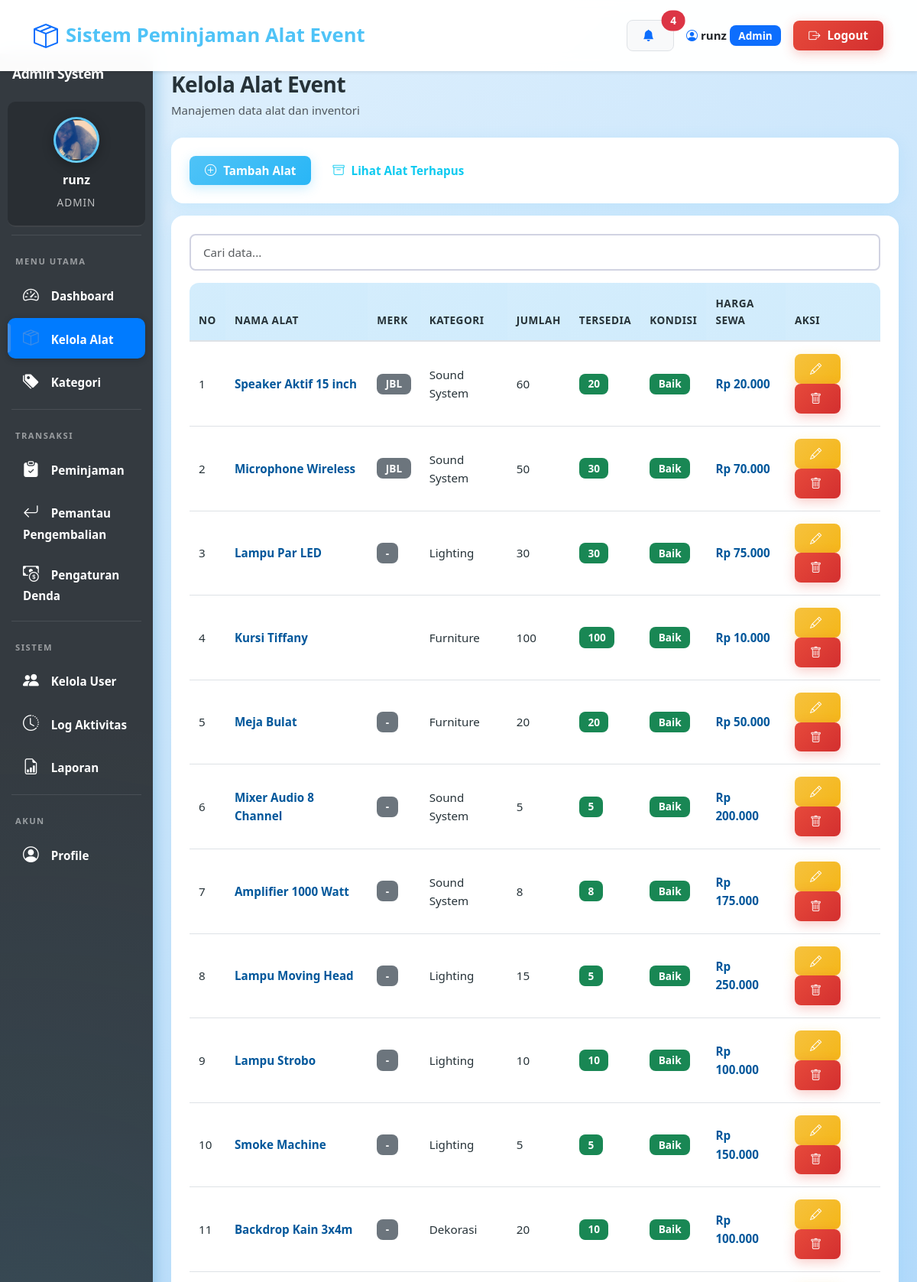
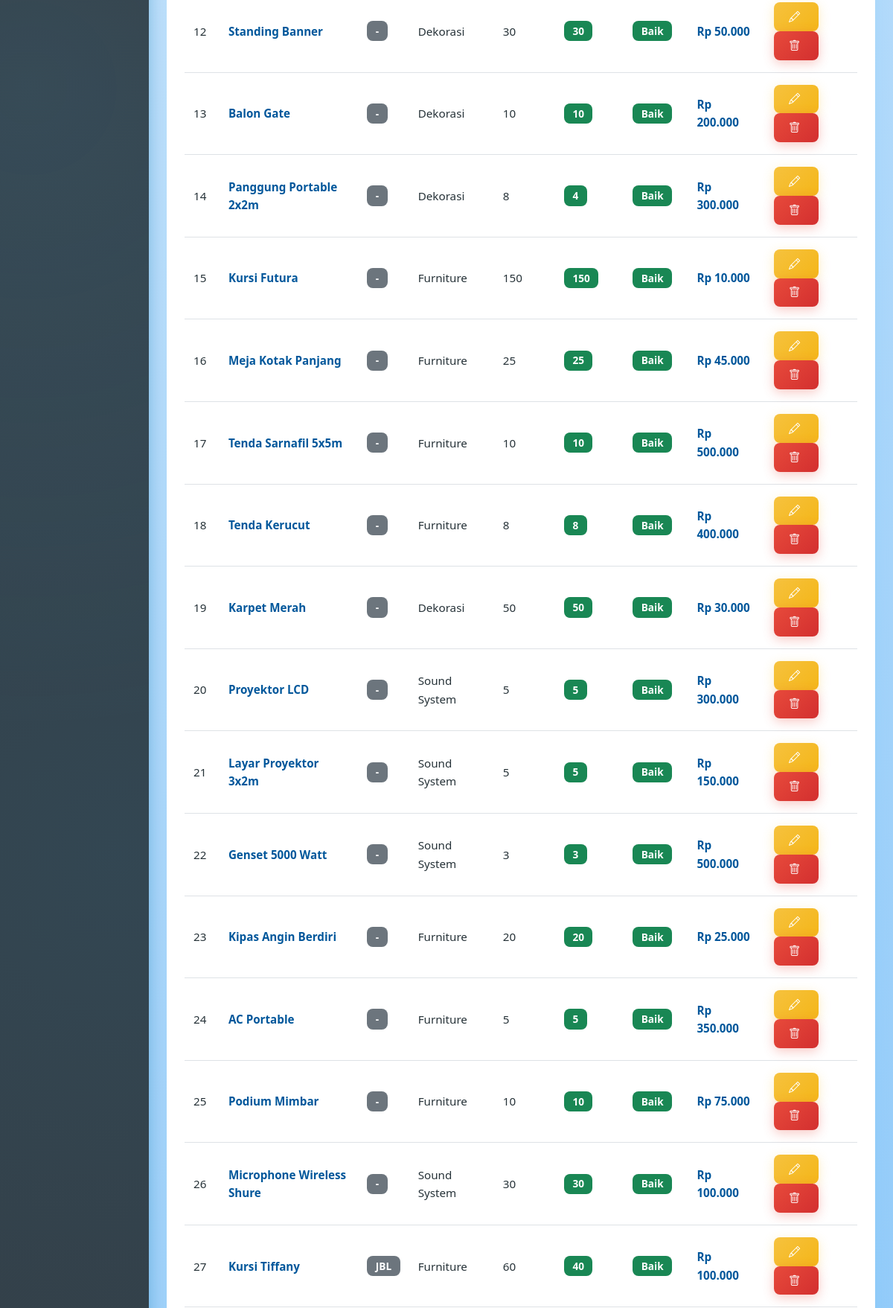
Screenshot of /admin/alat.php (signed in, upper part) with the database file from the repository (2 pictures, top to bottom).
### tables this page shows
CREATE TABLE `alat` (
  `id` int NOT NULL,
  `nama_alat` varchar(100) NOT NULL,
  `merk` varchar(100) DEFAULT NULL,
  `kategori_id` int DEFAULT NULL,
  `jumlah_total` int NOT NULL,
  `jumlah_tersedia` int NOT NULL,
  `kondisi` enum('baik','rusak ringan','rusak berat') DEFAULT 'baik',
  `harga_sewa` decimal(10,2) DEFAULT NULL,
  `deskripsi` text,
  `foto` varchar(255) DEFAULT NULL,
  `created_at` timestamp NULL DEFAULT CURRENT_TIMESTAMP,
  `deleted_at` datetime DEFAULT NULL
);

CREATE TABLE `kategori` (
  `id` int NOT NULL,
  `nama_kategori` varchar(50) NOT NULL,
  `deskripsi` text,
  `deleted_at` datetime DEFAULT NULL
);

### admin/alat.php (the view, shortened to what this page needs)
<?php
require_once '../config/database.php';
$show_deleted = isset($_GET['show']) && $_GET['show'] == 'deleted';
include '../includes/header.php';
?>
<div class="container-fluid">
    <div class="row">
        <?php include '../includes/admin_sidebar.php'; ?>
        <div class="col-md-10 p-4">
            <div class="d-flex justify-content-between align-items-center mb-4">
                <div>
                    <h2 class="mb-1">Kelola Alat Event</h2>
                    <p class="text-muted mb-0">Manajemen data alat dan inventori</p>
                </div>
            </div>
            <div class="card mb-3">
                <div class="card-body d-flex gap-2">
                    <button class="btn btn-primary" data-bs-toggle="modal" data-bs-target="#modalAlat" onclick="resetForm()">
                        <i class="bi bi-plus-circle"></i> Tambah Alat
                    </button>
                    <?php if (!$show_deleted): ?>
                    <a href="?show=deleted" class="btn btn-outline-info">
                        <i class="bi bi-archive"></i> Lihat Alat Terhapus
                    </a>
                    <?php else: ?>
                    <a href="alat.php" class="btn btn-outline-secondary">
                        <i class="bi bi-arrow-left"></i> Kembali
                    </a>
                    <?php endif; ?>
                </div>
            </div>
            <div class="card">
                <div class="card-body">
                    <div class="table-responsive">
                        <table class="table table-hover align-middle">
                            <thead class="table-light">
                                <tr>
                                    <th>No</th>
                                    <th>Nama Alat</th>
                                    <th>Merk</th>
                                    <th>Kategori</th>
                                    <th>Jumlah</th>
                                    <th>Tersedia</th>
                                    <th>Kondisi</th>
                                    <th>Harga Sewa</th>
                                    <th>Aksi</th>
                                </tr>
                            </thead>
                            <tbody>
                                <?php
                                if ($show_deleted) {
                                    $query = "SELECT a.*, k.nama_kategori FROM alat a LEFT JOIN kategori k ON a.kategori_id = k.id WHERE a.deleted_at IS NOT NULL ORDER BY a.deleted_at DESC";
                                } else {
                                    $query = "SELECT a.*, k.nama_kategori FROM alat a LEFT JOIN kategori k ON a.kategori_id = k.id WHERE a.deleted_at IS NULL ORDER BY a.id ASC";
                                }
                                $result = mysqli_query($conn, $query);
                                $no = 1;
                                if (mysqli_num_rows($result) == 0):
                                ?>
                                <tr>
                                    <td colspan="9" class="text-center text-muted py-4">
                                        <i class="bi bi-inbox" style="font-size:3rem;opacity:0.3;"></i>
                                        <p class="mt-2 mb-0"><?php echo $show_deleted ? 'Tidak ada alat terhapus' : 'Belum ada data alat'; ?></p>
                                    </td>
                                </tr>
                                <?php else: while ($row = mysqli_fetch_assoc($result)): ?>
                                <tr>
                                    <td><?php echo $no++; ?></td>
                                    <td><strong><?php echo htmlspecialchars($row['nama_alat']); ?></strong></td>
                                    <td><span class="badge bg-secondary"><?php echo htmlspecialchars($row['merk'] ?? '-'); ?></span></td>
                                    <td><?php echo htmlspecialchars($row['nama_kategori']); ?></td>
                                    <td><?php echo $row['jumlah_total']; ?></td>
                                    <td>
                                        <?php if ($row['jumlah_tersedia'] == 0): ?>
                                        <span class="badge bg-danger">Habis</span>
                                        <?php else: ?>
                                        <span class="badge bg-success"><?php echo $row['jumlah_tersedia']; ?></span>
                                        <?php endif; ?>
                                    </td>
                                    <td><span class="badge bg-<?php echo $row['kondisi']=='baik'?'success':'warning'; ?>"><?php echo ucfirst($row['kondisi']); ?></span></td>
                                    <td><strong>Rp <?php echo number_format($row['harga_sewa'], 0, ',', '.'); ?></strong></td>
                                    <td>
                                        <?php if ($show_deleted): ?>
                                        <button class="btn btn-sm btn-success" onclick="if(confirm('Restore alat ini?')) location.href='?restore=<?php echo $row['id']; ?>'">
                                            <i class="bi bi-arrow-counterclockwise"></i>
                                        </button>
                                        <button class="btn btn-sm btn-danger" onclick="if(confirm('Hapus permanen? Tidak bisa dikembalikan!')) location.href='?permanent_delete=<?php echo $row['id']; ?>'">
                                            <i class="bi bi-trash-fill"></i>
                                        </button>
                                        <?php else: ?>
                                        <button class="btn btn-sm btn-warning" onclick="editAlat(<?php echo $row['id']; ?>,'<?php echo addslashes($row['nama_alat']); ?>','<?php echo addslashes($row['merk']??''); ?>',<?php echo $row['kategori_id']; ?>,<?php echo $row['jumlah_total']; ?>,<?php echo $row['jumlah_tersedia']; ?>,'<?php echo $row['kondisi']; ?>',<?php echo $row['harga_sewa']; ?>,'<?php echo addslashes($row['deskripsi']); ?>')">
                                            <i class="bi bi-pencil"></i>
                                        </button>
                                        <button class="btn btn-sm btn-danger" onclick="if(confirm('Hapus alat ini?')) location.href='?delete=<?php echo $row['id']; ?>'">
                                            <i class="bi bi-trash"></i>
                                        </button>
                                        <?php endif; ?>
                                    </td>
                                </tr>
                                <?php endwhile; endif; ?>
                            </tbody>
                        </table>
                    </div>
                </div>
            </div>
        </div>
    </div>
</div>
<?php include '../includes/footer.php'; ?>

### assets/css/variables.css (style rules this page uses)
:root { --primary: #4FC3F7; --primary-dark: #29B6F6; --primary-light: #81D4FA; --secondary: #78909C; --success: #66BB6A; --info: #42A5F5; --warning: #FFA726; --danger: #EF5350; --light: #E3F2FD; --dark: #263238; --blue-gradient: linear-gradient(135deg, #4FC3F7 0%, #29B6F6 100%); --blue-gradient-dark: linear-gradient(135deg, #29B6F6 0%, #0288D1 100%); --sidebar-gradient: linear-gradient(180deg, #0277BD 0%, #01579B 100%); --card-gradient: linear-gradient(135deg, #E3F2FD 0%, #BBDEFB 100%); --card-shadow: 0 4px 20px rgba(79, 195, 247, 0.15); --button-shadow: 0 4px 15px rgba(79, 195, 247, 0.3); --hover-shadow: 0 8px 30px rgba(79, 195, 247, 0.25); --spacing-sm: 0.5rem; --spacing-md: 1rem; --spacing-lg: 1.5rem; --spacing-xl: 2rem; --radius-sm: 8px; --radius-md: 12px; --radius-lg: 16px; --font-family: 'Segoe UI', Tahoma, Geneva, Verdana, sans-serif; --font-size-base: 15px; --font-weight-normal: 500; --font-weight-bold: 700; }

### assets/css/base.css (style rules this page uses)
* { margin: 0; padding: 0; box-sizing: border-box; }
html { scroll-behavior: smooth; }
body { font-family: var(--font-family); background: linear-gradient(135deg, #E3F2FD 0%, #BBDEFB 50%, #90CAF9 100%); background-attachment: fixed; min-height: 100vh; color: var(--dark); font-size: var(--font-size-base); line-height: 1.6; padding-top: 70px; }
h1, h2, h3, h4, h5, h6 { font-weight: var(--font-weight-bold); color: var(--dark); letter-spacing: -0.5px; }
h2 { font-size: 1.75rem; margin-bottom: 0.5rem; }
p, td, th, label, span { color: var(--dark); }
strong { font-weight: var(--font-weight-bold); }
a { text-decoration: none; transition: all 0.3s ease; }

### assets/css/components.css (style rules this page uses)
.card { border: none; border-radius: var(--radius-lg); box-shadow: var(--card-shadow); overflow: hidden; margin-bottom: var(--spacing-lg); background: white; transition: all 0.3s ease; }
.card-body { padding: var(--spacing-lg); }
.table thead th { border-bottom: 2px solid #dee2e6; font-weight: var(--font-weight-bold); text-transform: uppercase; font-size: 0.85rem; letter-spacing: 0.5px; color: var(--dark); padding: var(--spacing-md) 0.75rem; background: linear-gradient(135deg, rgba(79, 195, 247, 0.1) 0%, rgba(41, 182, 246, 0.1) 100%); }
.table-light { background-color: #E3F2FD !important; }
.table tbody td { padding: var(--spacing-md) 0.75rem; vertical-align: middle; font-size: 0.95rem; color: var(--dark); font-weight: var(--font-weight-normal); }
.table tbody td strong { font-weight: var(--font-weight-bold); color: #01579B; }
.table-responsive { border-radius: var(--radius-md); }
.btn { border-radius: var(--radius-sm); padding: var(--spacing-sm) 1.25rem; font-weight: 600; font-size: 0.95rem; transition: all 0.3s ease; border: none; }
.btn i { margin-right: 5px; }
.btn-primary { background: var(--blue-gradient); box-shadow: var(--button-shadow); color: white; }
.btn-danger { background: linear-gradient(135deg, #e74a3b 0%, #d32f2f 100%); box-shadow: 0 4px 15px rgba(231, 74, 59, 0.3); }
.btn-warning { background: linear-gradient(135deg, #f6c23e 0%, #f4b619 100%); box-shadow: 0 4px 15px rgba(246, 194, 62, 0.3); color: #fff; }
.badge { padding: 0.5em 0.85em; font-weight: var(--font-weight-bold); border-radius: var(--radius-sm); font-size: 0.85rem; }

### rows the page displays
alat: nama_alat "Speaker Aktif 15 inch", merk "JBL", kategori.nama_kategori "Sound System", jumlah_total "60", jumlah_tersedia "20", kondisi "Baik", harga_sewa "20.000"
alat: nama_alat "Microphone Wireless", merk "JBL", kategori.nama_kategori "Sound System", jumlah_total "50", jumlah_tersedia "30", kondisi "Baik", harga_sewa "70.000"
alat: nama_alat "Lampu Par LED", merk "-", kategori.nama_kategori "Lighting", jumlah_total "30", jumlah_tersedia "30", kondisi "Baik", harga_sewa "75.000"
alat: nama_alat "Kursi Tiffany", kategori.nama_kategori "Furniture", jumlah_total "100", jumlah_tersedia "100", kondisi "Baik", harga_sewa "10.000"
alat: nama_alat "Meja Bulat", merk "-", kategori.nama_kategori "Furniture", jumlah_total "20", jumlah_tersedia "20", kondisi "Baik", harga_sewa "50.000"
alat: nama_alat "Mixer Audio 8 Channel", merk "-", kategori.nama_kategori "Sound System", jumlah_total "5", jumlah_tersedia "5", kondisi "Baik", harga_sewa "200.000"
alat: nama_alat "Amplifier 1000 Watt", merk "-", kategori.nama_kategori "Sound System", jumlah_total "8", jumlah_tersedia "8", kondisi "Baik", harga_sewa "175.000"
alat: nama_alat "Lampu Moving Head", merk "-", kategori.nama_kategori "Lighting", jumlah_total "15", jumlah_tersedia "5", kondisi "Baik", harga_sewa "250.000"
alat: nama_alat "Lampu Strobo", merk "-", kategori.nama_kategori "Lighting", jumlah_total "10", jumlah_tersedia "10", kondisi "Baik", harga_sewa "100.000"
alat: nama_alat "Smoke Machine", merk "-", kategori.nama_kategori "Lighting", jumlah_total "5", jumlah_tersedia "5", kondisi "Baik", harga_sewa "150.000"
alat: nama_alat "Backdrop Kain 3x4m", merk "-", kategori.nama_kategori "Dekorasi", jumlah_total "20", jumlah_tersedia "10", kondisi "Baik", harga_sewa "100.000"
alat: nama_alat "Standing Banner", merk "-", kategori.nama_kategori "Dekorasi", jumlah_total "30", jumlah_tersedia "30", kondisi "Baik", harga_sewa "50.000"
alat: nama_alat "Balon Gate", merk "-", kategori.nama_kategori "Dekorasi", jumlah_total "10", jumlah_tersedia "10", kondisi "Baik", harga_sewa "200.000"
alat: nama_alat "Panggung Portable 2x2m", merk "-", kategori.nama_kategori "Dekorasi", jumlah_total "8", jumlah_tersedia "4", kondisi "Baik", harga_sewa "300.000"
alat: nama_alat "Kursi Futura", merk "-", kategori.nama_kategori "Furniture", jumlah_total "150", jumlah_tersedia "150", kondisi "Baik", harga_sewa "10.000"
alat: nama_alat "Meja Kotak Panjang", merk "-", kategori.nama_kategori "Furniture", jumlah_total "25", jumlah_tersedia "25", kondisi "Baik", harga_sewa "45.000"
alat: nama_alat "Tenda Sarnafil 5x5m", merk "-", kategori.nama_kategori "Furniture", jumlah_total "10", jumlah_tersedia "10", kondisi "Baik", harga_sewa "500.000"
alat: nama_alat "Tenda Kerucut", merk "-", kategori.nama_kategori "Furniture", jumlah_total "8", jumlah_tersedia "8", kondisi "Baik", harga_sewa "400.000"
alat: nama_alat "Karpet Merah", merk "-", kategori.nama_kategori "Dekorasi", jumlah_total "50", jumlah_tersedia "50", kondisi "Baik", harga_sewa "30.000"
alat: nama_alat "Proyektor LCD", merk "-", kategori.nama_kategori "Sound System", jumlah_total "5", jumlah_tersedia "5", kondisi "Baik", harga_sewa "300.000"
alat: nama_alat "Layar Proyektor 3x2m", merk "-", kategori.nama_kategori "Sound System", jumlah_total "5", jumlah_tersedia "5", kondisi "Baik", harga_sewa "150.000"
alat: nama_alat "Genset 5000 Watt", merk "-", kategori.nama_kategori "Sound System", jumlah_total "3", jumlah_tersedia "3", kondisi "Baik", harga_sewa "500.000"
alat: nama_alat "Kipas Angin Berdiri", merk "-", kategori.nama_kategori "Furniture", jumlah_total "20", jumlah_tersedia "20", kondisi "Baik", harga_sewa "25.000"
alat: nama_alat "AC Portable", merk "-", kategori.nama_kategori "Furniture", jumlah_total "5", jumlah_tersedia "5", kondisi "Baik", harga_sewa "350.000"
alat: nama_alat "Podium Mimbar", merk "-", kategori.nama_kategori "Furniture", jumlah_total "10", jumlah_tersedia "10", kondisi "Baik", harga_sewa "75.000"
alat: nama_alat "Microphone Wireless Shure", merk "-", kategori.nama_kategori "Sound System", jumlah_total "30", jumlah_tersedia "30", kondisi "Baik", harga_sewa "100.000"
alat: nama_alat "Kursi Tiffany", merk "JBL", kategori.nama_kategori "Furniture", jumlah_total "60", jumlah_tersedia "40", kondisi "Baik", harga_sewa "100.000"

### other values shown
$notif_count "4"
$_SESSION['nama'] "runz"
$_SESSION['role'] "Admin"
$_SESSION['role'] "ADMIN"
